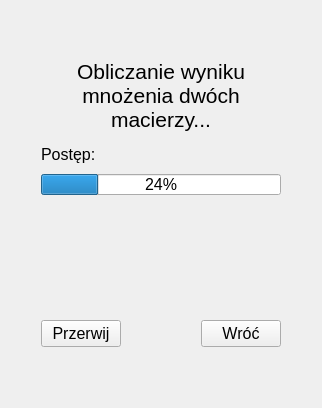
      <widget class="QWidget" name="page_progress">
       <layout class="QGridLayout" name="gridLayout_10">
        <item row="0" column="0">
         <layout class="QVBoxLayout" name="verticalLayout_8" stretch="2,1">
          <property name="spacing">
           <number>50</number>
          </property>
          <item>
           <layout class="QVBoxLayout" name="verticalLayout_7" stretch="4,1,1">
            <property name="spacing">
             <number>10</number>
            </property>
            <property name="leftMargin">
             <number>30</number>
            </property>
            <property name="topMargin">
             <number>45</number>
            </property>
            <property name="rightMargin">
             <number>30</number>
            </property>
            <property name="bottomMargin">
             <number>20</number>
            </property>
            <item>
             <widget class="QLabel" name="prog_label_action">
              <property name="font">
               <font>
                <pointsize>16</pointsize>
               </font>
              </property>
              <property name="layoutDirection">
               <enum>Qt::LeftToRight</enum>
              </property>
              <property name="text">
               <string>Obliczanie wyniku mnożenia dwóch macierzy...</string>
              </property>
              <property name="scaledContents">
               <bool>false</bool>
              </property>
              <property name="alignment">
               <set>Qt::AlignCenter</set>
              </property>
              <property name="wordWrap">
               <bool>true</bool>
              </property>
             </widget>
            </item>
            <item>
             <widget class="QLabel" name="prog_label_progress">
              <property name="sizePolicy">
               <sizepolicy hsizetype="Expanding" vsizetype="Expanding">
                <horstretch>0</horstretch>
                <verstretch>0</verstretch>
               </sizepolicy>
              </property>
              <property name="font">
               <font>
                <pointsize>12</pointsize>
               </font>
              </property>
              <property name="text">
               <string>Postęp:</string>
              </property>
             </widget>
            </item>
            <item>
             <widget class="QProgressBar" name="prog_bar">
              <property name="sizePolicy">
               <sizepolicy hsizetype="Expanding" vsizetype="Expanding">
                <horstretch>0</horstretch>
                <verstretch>0</verstretch>
               </sizepolicy>
              </property>
              <property name="font">
               <font>
                <pointsize>12</pointsize>
               </font>
              </property>
              <property name="value">
               <number>24</number>
              </property>
             </widget>
            </item>
           </layout>
          </item>
          <item>
           <layout class="QHBoxLayout" name="horizontalLayout_6">
            <property name="spacing">
             <number>80</number>
            </property>
            <property name="leftMargin">
             <number>30</number>
            </property>
            <property name="topMargin">
             <number>55</number>
            </property>
            <property name="rightMargin">
             <number>30</number>
            </property>
            <property name="bottomMargin">
             <number>50</number>
            </property>
            <item>
             <widget class="QPushButton" name="prog_button_stop">
              <property name="sizePolicy">
               <sizepolicy hsizetype="Expanding" vsizetype="Expanding">
                <horstretch>0</horstretch>
                <verstretch>0</verstretch>
               </sizepolicy>
              </property>
              <property name="font">
               <font>
                <pointsize>12</pointsize>
               </font>
              </property>
              <property name="text">
               <string>Przerwij</string>
              </property>
             </widget>
            </item>
            <item>
             <widget class="QPushButton" name="prog_button_goback">
              <property name="sizePolicy">
               <sizepolicy hsizetype="Expanding" vsizetype="Expanding">
                <horstretch>0</horstretch>
                <verstretch>0</verstretch>
               </sizepolicy>
              </property>
              <property name="font">
               <font>
                <pointsize>12</pointsize>
               </font>
              </property>
              <property name="text">
               <string>Wróć</string>
              </property>
             </widget>
            </item>
           </layout>
          </item>
         </layout>
        </item>
       </layout>
      </widget>
